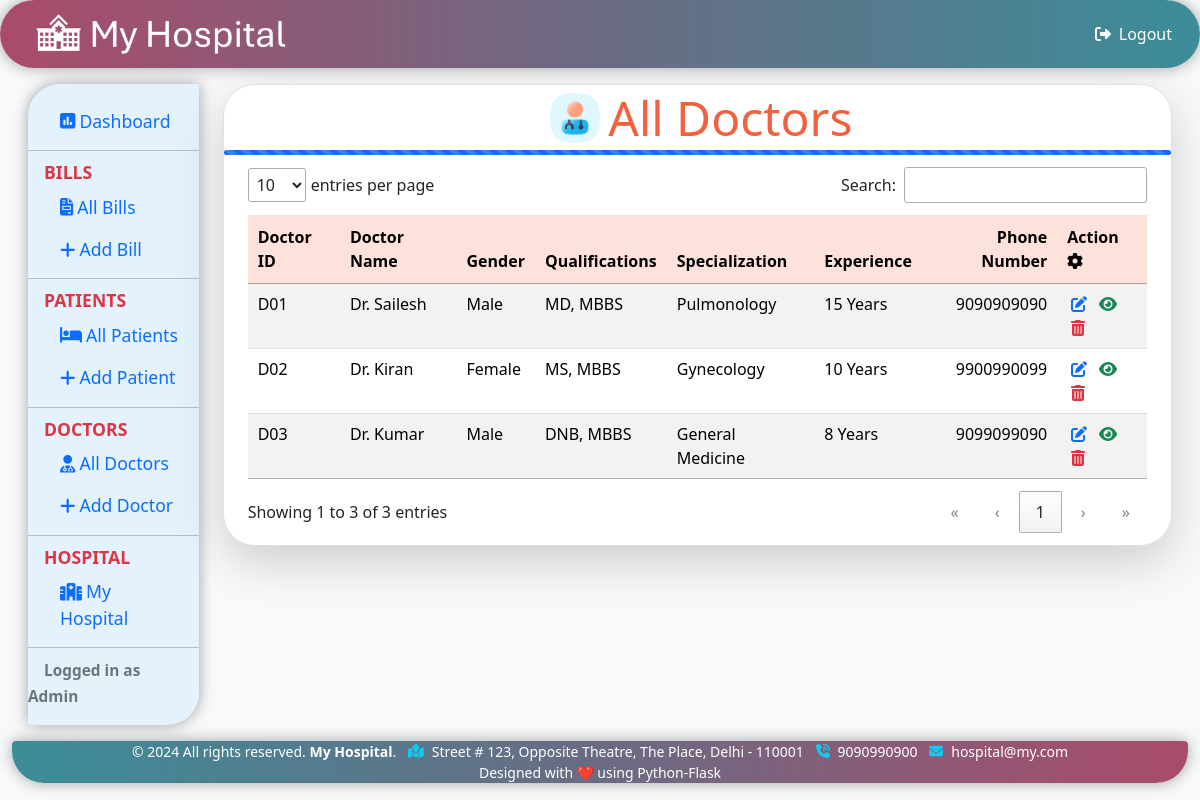
/doctors (signed in), run on the app's committed database.
### tables this page shows
CREATE TABLE hospital (
	"id" INTEGER PRIMARY KEY AUTOINCREMENT,
	"name"	TEXT,
	"logo"	TEXT,
	"address"	TEXT,
	"phone"	TEXT,
	"email" TEXT,
	"specs" TEXT );

CREATE TABLE doctors (
	"docsl"	INTEGER PRIMARY KEY AUTOINCREMENT,
	"docid"	TEXT,
	"docfullname"	TEXT,
	"docdob"	TEXT,
	"docgender"	TEXT,
	"docemail"	TEXT,
	"docphone"	TEXT,
	"docqual"	TEXT,
	"docexp"	TEXT,
	"docspec"	TEXT,
	"docaltphone"	TEXT,
	"docaddress"	TEXT,
	"entrydate" DATETIME DEFAULT (DATETIME('now', 'localtime')) );

### docbill.py (the view)
@app.route("/doctors", methods=["GET", "POST"])
def doctors():
	if ('logged_in' not in session) or (session['logged_in'] != True):
		flash('Session timeout. Please login again', 'info')
		return redirect(url_for("login"))
	conn = sql.connect(DATABASE)
	conn.row_factory = sql.Row
	cur = conn.cursor()
	content = cur.execute("SELECT * FROM doctors ORDER BY docsl").fetchall()
	hosp = cur.execute("SELECT * FROM hospital ORDER BY id DESC").fetchone()
	hdata = ['']*6 if hosp == None else [hosp['name'],hosp['logo'],hosp['address'],hosp['phone'],hosp['email'],hosp['specs']]
	return render_template("doctors.html", doctors = content, hdata = hdata, title = 'All Doctors')

### docbill.py (called while the page is built)
@app.before_request
def before_request():
	session.permanent = True
	app.permanent_session_lifetime = timedelta(minutes=10)

### templates/doctors.html (shortened to what this page needs)
				{% include 'header.html' %}
				{% block body %}
				<div class="col-sm-10 printable">
					<div class="bg-white border rounded-5 shadow-lg overflow-hidden">
						<div class="row justify-content-md-center">
							<div class="col-12">
								<h2 class="my-1 display-5 d-flex justify-content-center align-items-center doc-icon"><img src="/static/images/doctor.png" class="headerimg mx-2">{{title}}</h2>
							</div>
						</div>
						<div class="progress">
							<div class="progress-bar progress-bar-striped progress-bar-animated w-100" role="progressbar"></div>
						</div>
						<div>
							<form action="/doctors" method="POST">
								<div class="row px-4 gy-2">
									<table id="doctable" class="table table-striped">
										<thead class="thead">
											<tr>
												<th>Doctor ID</th>
												<th>Doctor Name</th>
												<th>Gender</th>
												<th>Qualifications</th>
												<th>Specialization</th>
												<th>Experience</th>
												<th>Phone Number</th>
												<th>Action&ensp;<i class="faicon fa-solid fa-gear"></i></th>
											</tr>
										</thead>
										<tbody id="tbody">
											{% for row in doctors %}
											<tr>
												<td>{{row.docid}}</td>
												<td>{{row.docfullname}}</td>
												<td>{{row.docgender}}</td>
												<td>{{row.docqual}}</td>
												<td>{{row.docspec}}</td>
												<td>{{row.docexp}}</td>
												<td>{{row.docphone}}</td>
												<td>
													<a href="{{url_for('editdoctor',uid=row.docid)}}" data-bs-toggle="tooltip" data-bs-title="Edit"><i class="text-primary fa-solid fa-pen-to-square mx-1"></i></a>
													<a href="{{url_for('viewdoctor',uid=row.docid)}}" data-bs-toggle="tooltip" data-bs-title="View"><i class="text-success fa-solid fa-eye mx-1"></i></a>
													<a href="" data-href="{{url_for('deletedoctor',uid=row.docid)}}" data-bs-toggle="modal" data-bs-target="#confirm-delete"><i class="text-danger fa-solid fa-trash-can mx-1"></i></a>
												</td>
											</tr>
											{% endfor %}
										</tbody>
									</table>
								</div>
							</form>
						</div>
					</div>
				</div>
				{% endblock %}
				{% include 'footer.html' %}

### templates/header.html (shortened to what this page needs)
<!DOCTYPE html>
<html lang="en">
	<head>
		<link rel="stylesheet" type="text/css" href="/static/css/bootstrap-5.3.3.css">
		<link rel="stylesheet" type="text/css" href="/static/css/fontawesome-6.5.2.all.min.css">
		<link rel="stylesheet" type="text/css" href="/static/css/dataTables-2.1.0.min.css">
		<link rel="stylesheet" type="text/css" href="/static/css/customstyle.css">
	</head>
	<body class="bg-light">
		<nav class="navbar navbar-bg sticky-top rounded-pill px-3">
			<div class="container-fluid">
				<a class="navbar-brand d-flex align-items-center" href="{{url_for('dashboard')}}"><img src="/static/images/logo/{{hdata[1]}}" onerror="this.onerror=null; this.src='/static/images/logo.png';" alt="Logo" class="img-fluid logoimg mx-2"></a>
				<div class="navbar-nav">
					<a class="nav-item nav-link logout non-printable" href="{{url_for('logout')}}"><i class="fa-solid fa-right-from-bracket px-2"></i>Logout</a>
				</div>
			</div>
		</nav>
		<div class="container-fluid">
			<div class="row p-3 gy-2">
				<div class="col-sm-2 non-printable">
					<div class="vertical-nav py-3">
						<ul class="nav flex-column">
							<li class="nav-item"><a href="{{url_for('dashboard')}}" class="nav-link"><i class="fa-solid fa-square-poll-vertical me-1"></i>Dashboard</a></li>
						</ul>
						<hr class="my-2" />
						<p class="text-danger fw-bold px-3 m-0">BILLS</p>
						<ul class="nav flex-column">
							<li class="nav-item"><a href="{{url_for('bills')}}" class="nav-link"><i class="fa-solid fa-file-invoice me-1"></i>All Bills</a></li>
							<li class="nav-item"><a href="{{url_for('addbill')}}" class="nav-link"><i class="fa-solid fa-plus me-1"></i>Add Bill</a></li>
						</ul>
						<hr class="my-2" />
						<p class="text-danger fw-bold px-3 m-0">PATIENTS</p>
						<ul class="nav flex-column">
							<li class="nav-item"><a href="{{url_for('patients')}}" class="nav-link"><i class="fa-solid fa-bed me-1"></i>All Patients</a></li>
							<li class="nav-item"><a href="{{url_for('addpatient')}}" class="nav-link"><i class="fa-solid fa-plus me-1"></i>Add Patient</a></li>
						</ul>
						<hr class="my-2" />
						<p class="text-danger fw-bold px-3 m-0">DOCTORS</p>
						<ul class="nav flex-column">
							<li class="nav-item"><a href="{{url_for('doctors')}}" class="nav-link"><i class="fa-solid fa-user-doctor me-1"></i>All Doctors</a></li>
							<li class="nav-item"><a href="{{url_for('adddoctor')}}" class="nav-link"><i class="fa-solid fa-plus me-1"></i>Add Doctor</a></li>
						</ul>
						<hr class="my-2" />
						<p class="text-danger fw-bold px-3 m-0">HOSPITAL</p>
						<ul class="nav flex-column">
							<li class="nav-item"><a href="{{url_for('hospital')}}" class="nav-link"><i class="fa-solid fa-hospital me-1"></i>My Hospital</a></li>
						</ul>
						<hr class="my-2">
						<span class="px-3 small fw-bold text-secondary">Logged in as Admin</span>
					</div>
				</div>

### templates/footer.html (shortened to what this page needs)
				{% block body %}
						</div>
							<footer class="footbar sticky-bottom text-white text-center small">
								<span>&copy; 2024 All rights reserved. <strong>{{hdata[0]}}</strong>. <i class="fa-solid fa-map-location text-info mx-2"></i>{{hdata[2]}} <i class="fa-solid fa-phone-volume text-info mx-2"></i>{{hdata[3]}} <i class="fa-solid fa-envelope text-info mx-2"></i>{{hdata[4]}}</span><br>
								<span type="button" data-bs-toggle="modal" data-bs-target="#footerModal">Designed with ❤️ using Python-Flask</span>
							</footer>
						</div>
					</body>
				</html>
				{% endblock %}

### static/css/customstyle.css (style rules this page uses)
.navbar { box-shadow: rgba(0, 0, 0, 0.35) 0px 0px 15px; border-radius: 2rem 2rem 4px 4px; background: linear-gradient(to right, #aa4b6b, #6b6b83, #3b8d99); }
.navbar-bg { background: linear-gradient(to right, #aa4b6b, #6b6b83, #3b8d99); }
.navbar-brand { font-size: 2rem!important; color: white; }
.nav-item { margin-left: 1rem; color: white; }
.logout { color: white; }
.vertical-nav { font-size: 1.1rem; background: #e3f2fd; box-shadow: rgba(0, 0, 0, 0.35) 0px 0px 15px; border-radius: 2rem 1px; }
.progress { height: 5px; }
.logoimg { max-width: 250px; }
.headerimg { max-width: 50px; }
.doc-icon { color: #f2613f; }
#doctable .thead th { background: #f2613f2f!important; }
.footbar { box-shadow: rgba(0, 0, 0, 0.35) 0px 0px 15px; border-radius: 4px 4px 2rem 2rem; background: linear-gradient(to left, #aa4b6b, #6b6b83, #3b8d99); }

### data on the page
hospital: logo (picture), name "My Hospital", address "Street # 123, Opposite Theatre, The Place, Delhi - 110001", phone "9090990900", email "hospital@my.com"
doctors: docid "D01", docfullname "Dr. Sailesh", docgender "Male", docqual "MD, MBBS", docspec "Pulmonology", docexp "15 Years", docphone "9090909090"
doctors: docid "D02", docfullname "Dr. Kiran", docgender "Female", docqual "MS, MBBS", docspec "Gynecology", docexp "10 Years", docphone "9900990099"
doctors: docid "D03", docfullname "Dr. Kumar", docgender "Male", docqual "DNB, MBBS", docspec "General Medicine", docexp "8 Years", docphone "9099099090"

### other printed values
{{ title }} "All Doctors"
